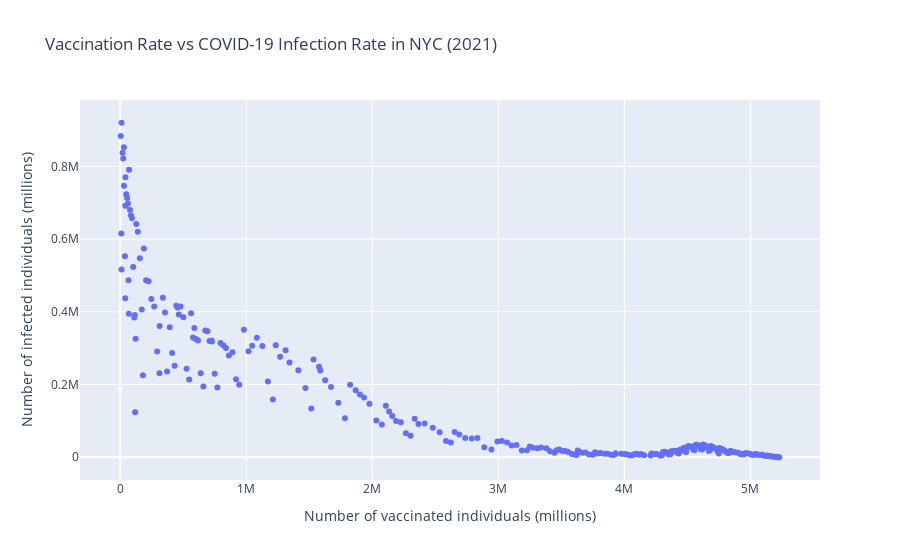

The notebook cell this image was saved under:
### Markdown cell above
To visualize this table more clearly, we can plot the data points onto a scatterplot.

### Code cell
vax_rate = joined_data['Series_Complete_Yes'].to_list()
infection_rate = joined_data['Number_confirmed'].to_list()
px.scatter(x=vax_rate,
           y=infection_rate, 
           title = "Vaccination Rate vs COVID-19 Infection Rate in NYC (2021)",
           labels={"x": "Number of vaccinated individuals (millions)",
                    "y": "Number of infected individuals (millions)"
                 })

### Figure 1 — Plotly figure (JSON) as saved in the notebook; plotly's stock layout.template omitted (floating-point values rounded to 4 significant figures; data arrays with more than 128 entries replaced by an {"elided": "..."} marker saying what was removed)
{"data": [{"hovertemplate": "Number of vaccinated individuals (millions)=%{x}<br>Number of infected individuals (millions)=%{y}<extra></extra>", "legendgroup": "", "marker": {"color": "#636efa", "symbol": "circle"}, "mode": "markers", "name": "", "orientation": "v", "showlegend": false, "type": "scatter", "x": {"elided": "264 int values"}, "xaxis": "x", "y": {"elided": "264 int values"}, "yaxis": "y"}], "layout": {"legend": {"tracegroupgap": 0}, "title": {"text": "Vaccination Rate vs COVID-19 Infection Rate in NYC (2021)"}, "xaxis": {"anchor": "y", "domain": [0, 1], "title": {"text": "Number of vaccinated individuals (millions)"}}, "yaxis": {"anchor": "x", "domain": [0, 1], "title": {"text": "Number of infected individuals (millions)"}}}}
